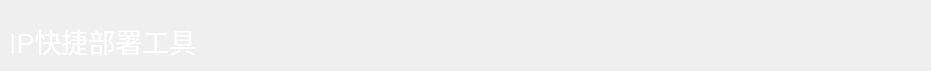
<?xml version="1.0" encoding="UTF-8"?>
<ui version="4.0">
 <class>NavBarWid</class>
 <widget class="QWidget" name="NavBarWid">
  <property name="geometry">
   <rect>
    <x>0</x>
    <y>0</y>
    <width>931</width>
    <height>71</height>
   </rect>
  </property>
  <property name="windowTitle">
   <string>Form</string>
  </property>
  <layout class="QGridLayout" name="gridLayout">
   <property name="leftMargin">
    <number>9</number>
   </property>
   <property name="topMargin">
    <number>21</number>
   </property>
   <property name="bottomMargin">
    <number>0</number>
   </property>
   <item row="0" column="1">
    <spacer name="horizontalSpacer">
     <property name="orientation">
      <enum>Qt::Horizontal</enum>
     </property>
     <property name="sizeHint" stdset="0">
      <size>
       <width>52</width>
       <height>20</height>
      </size>
     </property>
    </spacer>
   </item>
   <item row="0" column="0">
    <widget class="QLabel" name="label">
     <property name="minimumSize">
      <size>
       <width>0</width>
       <height>50</height>
      </size>
     </property>
     <property name="font">
      <font>
       <pointsize>20</pointsize>
      </font>
     </property>
     <property name="styleSheet">
      <string notr="true">color: rgb(255, 255, 255);</string>
     </property>
     <property name="text">
      <string>IP快捷部署工具</string>
     </property>
     <property name="alignment">
      <set>Qt::AlignLeading|Qt::AlignLeft|Qt::AlignTop</set>
     </property>
    </widget>
   </item>
  </layout>
 </widget>
 <resources/>
 <connections/>
</ui>
